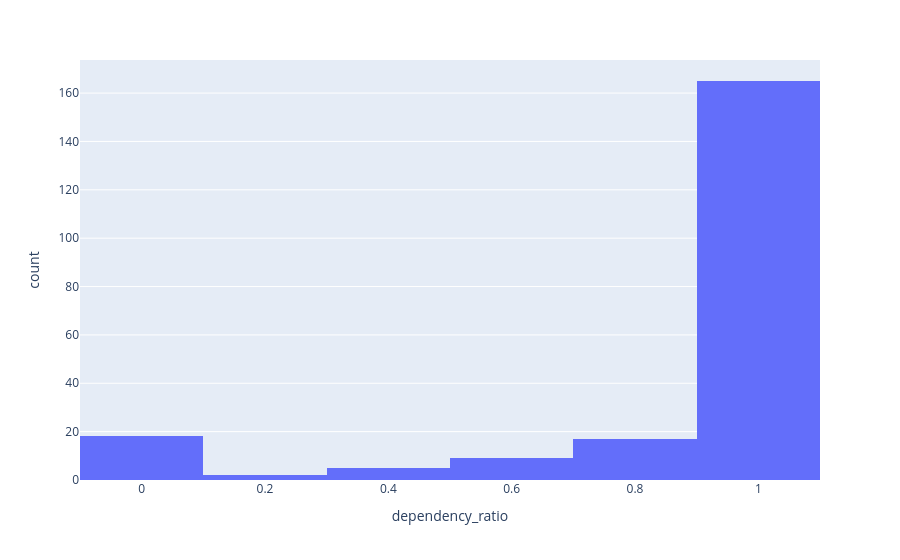

Write notebook code for a chart like this one.
### Code cell
query="""SELECT dependency_ratio
FROM 'vdp'
"""
df = pd.read_sql(query,engine)
ratio = df["dependency_ratio"]
fig = px.histogram(df, x="dependency_ratio", nbins=5)
fig.show()

### Figure 1 — Plotly figure (JSON) as saved in the notebook; plotly's stock layout.template omitted (floating-point values rounded to 4 significant figures; data arrays with more than 128 entries replaced by an {"elided": "..."} marker saying what was removed)
{"data": [{"bingroup": "x", "hovertemplate": "dependency_ratio=%{x}<br>count=%{y}<extra></extra>", "legendgroup": "", "marker": {"color": "#636efa", "pattern": {"shape": ""}}, "name": "", "nbinsx": 5, "orientation": "v", "showlegend": false, "type": "histogram", "x": {"elided": "221 float values"}, "xaxis": "x", "yaxis": "y"}], "layout": {"barmode": "relative", "legend": {"tracegroupgap": 0}, "margin": {"t": 60}, "xaxis": {"anchor": "y", "domain": [0, 1], "title": {"text": "dependency_ratio"}}, "yaxis": {"anchor": "x", "domain": [0, 1], "title": {"text": "count"}}}}
